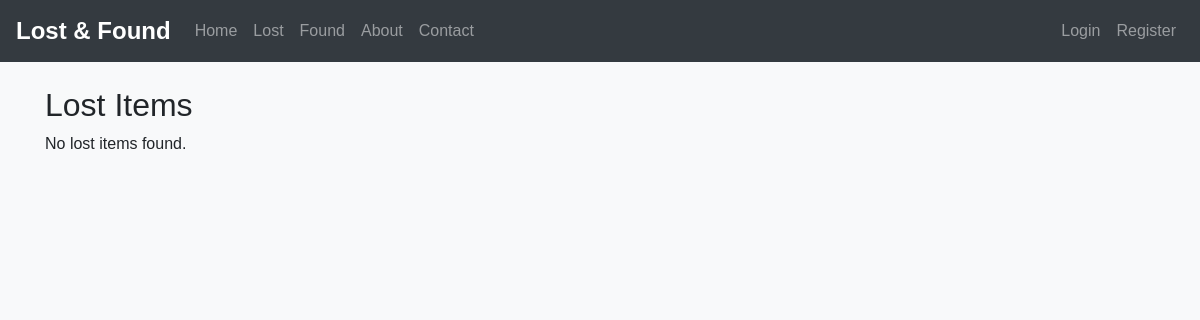
Before: /lost/ with the older database file.
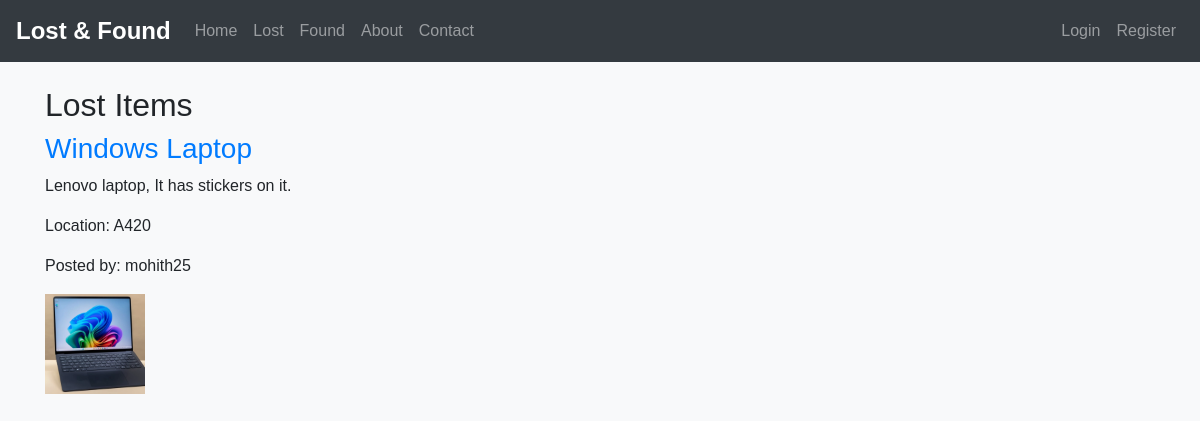
After: the same page with the newer database file.
### lostfound/models.py (models this page shows, shortened)
class LostItem(models.Model):
    CATEGORY_CHOICES = [
        ('lost', 'Lost'),
        ('found', 'Found'),
    ]
    title = models.CharField(max_length=200)
    description = models.TextField()
    location = models.CharField(max_length=200)
    image = models.ImageField(upload_to='lost_items/', blank=True, null=True)
    category = models.CharField(max_length=5, choices=CATEGORY_CHOICES, default='lost')
    found = models.BooleanField(default=False)
    created_at = models.DateTimeField(auto_now_add=True)
    posted_by = models.ForeignKey(User, on_delete=models.CASCADE)

### lostfound/views.py (the view)
# urls.py: path('lost/', views.lost_items, name='lost_items'),
def lost_items(request):
    items = LostItem.objects.filter(category='lost')
    return render(request, 'lost.html', {'items': items})

### lostfound/templates/lost.html
{% extends 'base.html' %}
{% load static %}
{% block content %}
<h2>Lost Items</h2>
<div class="item-list">
    {% for item in items %}
    <div class="item">
        <h3><a href="{% url 'item_detail' item.id %}">{{ item.title }}</a></h3>
        <p>{{ item.description|truncatewords:30 }}</p>
        <p>Location: {{ item.location }}</p>
        <p>Posted by: {{ item.posted_by.username }}</p>
        {% if item.image %}
            <img src="{{ item.image.url }}" alt="{{ item.title }}" style="max-width: 100px;">
        {% endif %}
    </div>
    {% empty %}
    <p>No lost items found.</p>
    {% endfor %}
</div>
{% endblock %}

Changed rows visible on the page:
added LostItem: title "Windows Laptop", description "Lenovo laptop, It has stickers on it.", location "A420", posted_by.username "mohith25", image (picture)
Other visible differences:
text no longer shown: "No lost items found."
